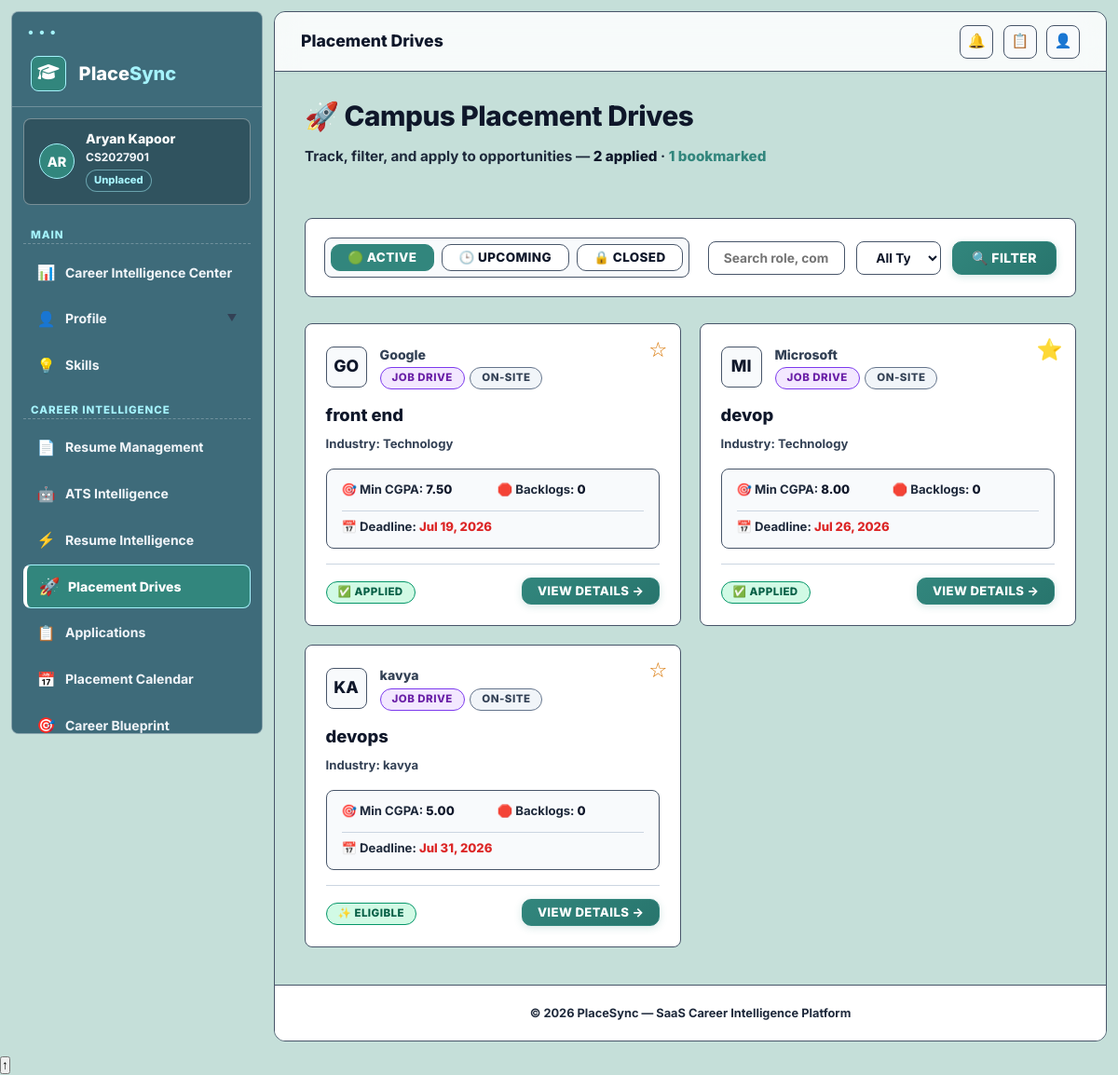
Page /student/drives/ (signed in) on the earlier database version.
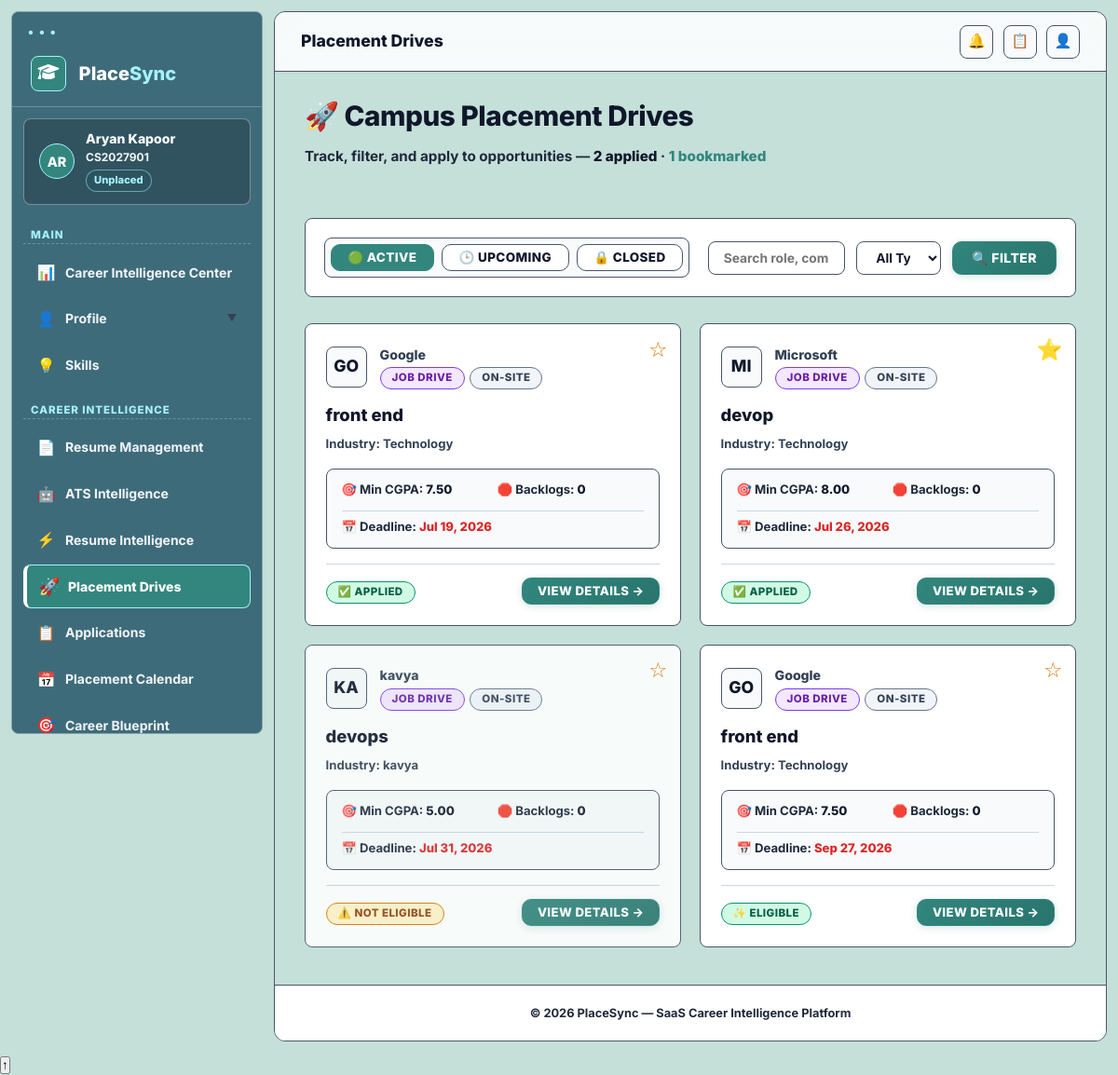
Same page on the later database version.
### placements/models.py (models this page shows, shortened)
class PlacementDrive(models.Model):
    class Status(models.TextChoices):
        UPCOMING = 'UPCOMING', 'Upcoming'
        ACTIVE = 'ACTIVE', 'Active'
        COMPLETED = 'COMPLETED', 'Completed'
    class DriveType(models.TextChoices):
        JOB = 'JOB', 'Job Drive'
        INTERNSHIP = 'INTERNSHIP', 'Internship Drive'
    college = models.ForeignKey(
        'colleges.College',
        on_delete=models.CASCADE,
        related_name='placement_drives'
    )
    company = models.ForeignKey(
        'companies.Company',
        on_delete=models.CASCADE,
        related_name='placement_drives'
    )
    role = models.CharField(max_length=255)
    drive_type = models.CharField(
        max_length=20,
        choices=DriveType.choices,
        default=DriveType.JOB
    )
    package_amount = models.DecimalField(
        max_digits=10,
        decimal_places=2,
        null=True,
        blank=True,
        help_text="Package in LPA (or Stipend per month for internships)"
    )
    job_mode = models.CharField(
        max_length=20,
        choices=[
            ('REMOTE', 'Remote'),
            ('HYBRID', 'Hybrid'),
            ('ON_SITE', 'On-site')
        ],
        default='ON_SITE'
    )
    deadline = models.DateField(null=True, blank=True)
    status = models.CharField(
        max_length=20,
        choices=Status.choices,
        default=Status.ACTIVE
    )
    min_cgpa = models.DecimalField(
        max_digits=4,
        decimal_places=2,
        default=0.00,
        help_text="Minimum CGPA required"
    )
    max_backlogs = models.PositiveIntegerField(
        default=0,
        help_text="Maximum active backlogs allowed"
    )
    eligible_departments = models.ManyToManyField(
        'departments.Department',
        related_name='eligible_drives',
        blank=True
    )
    eligible_batches = models.ManyToManyField(
        'batches.Batch',
        related_name='eligible_drives',
        blank=True
    )
    required_skills = models.TextField(
        blank=True,
        help_text="Comma-separated required skills (e.g. Python, SQL)"
    )
    selection_process = models.TextField(
        blank=True,
        help_text="Details of selection rounds (e.g. Resume Shortlisting -> Test -> Technical -> HR)"
    )
    location = models.CharField(
        max_length=255,
        blank=True,
        help_text="Job/Internship location"
    )
    class EmploymentType(models.TextChoices):
        FULL_TIME = 'FULL_TIME', 'Full Time'
        PART_TIME = 'PART_TIME', 'Part Time'
        CONTRACT = 'CONTRACT', 'Contract'
        FREELANCE = 'FREELANCE', 'Freelance'
    employment_type = models.CharField(
        max_length=20,
        choices=EmploymentType.choices,
        default=EmploymentType.FULL_TIME
    )
    vacancies = models.PositiveIntegerField(
        default=1,
        help_text="Number of open positions"
    )
    job_description = models.TextField(
        blank=True,
        help_text="Full description of the role"
    )
    responsibilities = models.TextField(
        blank=True,
        help_text="Key responsibilities for the role"
    )
    attachment = models.FileField(
        upload_to='drive_attachments/',
        blank=True,
        null=True,
        help_text="Optional supporting document (PDF, DOCX)"
    )
    created_at = models.DateTimeField(auto_now_add=True)
    class Meta:
        ordering = ['-created_at']

### companies/models.py (models this page shows, shortened)
class Company(models.Model):
    class JobMode(models.TextChoices):
        REMOTE = 'REMOTE', 'Remote'
        HYBRID = 'HYBRID', 'Hybrid'
        ON_SITE = 'ON_SITE', 'On-site'
    class VerificationStatus(models.TextChoices):
        PENDING = 'PENDING', 'Pending'
        VERIFIED = 'VERIFIED', 'Verified'
        REJECTED = 'REJECTED', 'Rejected'
    college = models.ForeignKey(
        'colleges.College',
        on_delete=models.CASCADE,
        related_name='companies'
    )
    name = models.CharField(max_length=255)
    logo = models.ImageField(upload_to='company_logos/', blank=True, null=True)
    website = models.URLField(blank=True)
    career_page = models.URLField(blank=True)
    industry = models.CharField(max_length=255, blank=True)
    company_size = models.CharField(max_length=100, blank=True, null=True)
    linkedin_url = models.URLField(blank=True, null=True)
    about_company = models.TextField(blank=True, null=True)
    registration_number = models.CharField(max_length=100, blank=True, null=True)
    hr_name = models.CharField(max_length=255, blank=True)
    hr_email = models.EmailField(blank=True)
    hr_phone = models.CharField(max_length=20, blank=True)
    hr_notes = models.TextField(blank=True, help_text="Any additional HR contact details or notes")
    location = models.CharField(max_length=255, blank=True)
    package_amount = models.DecimalField(
        max_digits=10,
        decimal_places=2,
        null=True,
        blank=True,
        help_text="Package Offered (LPA) e.g. 12.50"
    )
    stipend_amount = models.DecimalField(
        max_digits=10,
        decimal_places=2,
        null=True,
        blank=True,
        help_text="Monthly Stipend Offered e.g. 25000"
    )
    job_mode = models.CharField(
        max_length=20,
        choices=JobMode.choices,
        default=JobMode.ON_SITE
    )
    placement_history = models.TextField(
        blank=True,
        help_text="Summary of past recruits, years, and performance from this college"
    )
    verification_status = models.CharField(
        max_length=20,
        choices=VerificationStatus.choices,
        default=VerificationStatus.PENDING
    )
    is_website_verified = models.BooleanField(default=False)
    is_email_verified = models.BooleanField(default=False)
    is_career_page_verified = models.BooleanField(default=False)
    is_address_verified = models.BooleanField(default=False)
    verification_notes = models.TextField(blank=True)
    trust_score = models.PositiveIntegerField(default=0)
    created_at = models.DateTimeField(auto_now_add=True)
    updated_at = models.DateTimeField(auto_now=True)
    class Meta:
        constraints = [
            models.UniqueConstraint(
                fields=['college', 'name'],
                name='unique_college_company_name'
            ),
        ]
        ordering = ['name']

### student_portal/views.py (the view)
# urls.py: path('drives/',                           StudentDrivesView.as_view(),                name='drives'),
class StudentDrivesView(StudentRequiredMixin, View):
    template_name = 'student_portal/drives.html'
    def get(self, request, *args, **kwargs):
        student = _get_student(request)
        if not student:
            return redirect('accounts:logout')
        tab = request.GET.get('tab', 'active').strip().lower()
        q = request.GET.get('q', '').strip()
        drive_type = request.GET.get('type', '').strip()
        drives = PlacementDrive.objects.filter(college=student.college)
        if tab == 'upcoming':
            drives = drives.filter(status='UPCOMING')
        elif tab == 'closed':
            drives = drives.filter(status='COMPLETED')
        else:
            tab = 'active'
            drives = drives.filter(status='ACTIVE')
        if q:
            drives = drives.filter(
                Q(role__icontains=q) |
                Q(company__name__icontains=q) |
                Q(company__industry__icontains=q)
            )
        if drive_type:
            drives = drives.filter(drive_type=drive_type)
        drives = drives.select_related('company').order_by('deadline')
        applied_drive_ids = set(
            Application.objects.filter(student=student).values_list('drive_id', flat=True)
        )
        bookmarked_drive_ids = set(
            DriveBookmark.objects.filter(student=student).values_list('drive_id', flat=True)
        )
        drives_data = []
        for d in drives:
            eligible = True
            if student.cgpa is not None and student.cgpa < d.min_cgpa:
                eligible = False
            if d.eligible_departments.exists() and student.department not in d.eligible_departments.all():
                eligible = False
            if d.eligible_batches.exists() and student.batch not in d.eligible_batches.all():
                eligible = False
            if student.backlogs > d.max_backlogs:
                eligible = False
            if d.required_skills:
                req_skills = [s.strip().lower() for s in d.required_skills.split(',') if s.strip()]
                student_skills = [s.name.lower() for s in student.skill_entries.all()] + [s.strip().lower() for s in student.skills.split(',') if s.strip()]
                if any(rs not in student_skills for rs in req_skills):
                    eligible = False
            drives_data.append({
                'drive': d,
                'eligible': eligible,
                'applied': d.pk in applied_drive_ids,
                'bookmarked': d.pk in bookmarked_drive_ids,
            })
        return render(request, self.template_name, {
            **_base_ctx(request, student),
            'drives_data': drives_data,
            'tab': tab,
            'q': q,
            'drive_type': drive_type,
            'applied_count': len(applied_drive_ids),
            'bookmark_count': len(bookmarked_drive_ids),
        })

### student_portal/views.py (called while the page is built)
def _get_student(request):
    try:
        return request.user.student_profile
    except Student.DoesNotExist:
        return None

def _base_ctx(request, student=None):
    unread = 0
    if request.user.is_authenticated:
        unread = Notification.objects.filter(user=request.user, is_read=False).count()
    return {
        'student': student or _get_student(request),
        'unread_count': unread,
    }

    def dispatch(self, request, *args, **kwargs):
        if not request.user.is_authenticated:
            return self.handle_no_permission()
        if request.user.role != 'STUDENT':
            return redirect('dashboard:index')
        return super().dispatch(request, *args, **kwargs)

### templates/student_portal/drives.html (shortened to what the changed rows need)
{% extends 'student_portal/base.html' %}
{% block content %}
<div class="sp-page-header">
  <div>
    <h1 class="sp-page-title">🚀 Campus Placement Drives</h1>
  </div>
</div>
{% if drives_data %}
<div class="sp-drives-grid" style="display:grid;grid-template-columns:repeat(auto-fill,minmax(320px,1fr));gap:1.25rem;">
  {% for item in drives_data %}
  {% with drive=item.drive %}
  <div class="sp-drive-card" style="background:#FFFFFF !important;border:1.5px solid #475569 !important;border-radius:8px;padding:1.35rem;display:flex;flex-direction:column;gap:1rem;position:relative;transition:all 0.2s ease-in-out;{% if not item.eligible and not item.applied %}opacity:.88;{% endif %}">
    <form method="post" action="{% url 'student_portal:bookmark_toggle' drive.pk %}" style="position:absolute;top:.85rem;right:.85rem;margin:0;">
      <button type="submit" style="background:none;border:none;font-size:1.4rem;cursor:pointer;outline:none;color:#D97706 !important;" title="{% if item.bookmarked %}Remove Bookmark{% else %}Bookmark Drive{% endif %}">
        {% if item.bookmarked %}⭐{% else %}☆{% endif %}
      </button>
    </form>
    <div class="sp-drive-company" style="display:flex;align-items:center;gap:.875rem;">
      <div class="sp-drive-company-logo" style="width:44px;height:44px;background:#F8FAFC !important;border:1.5px solid #475569 !important;border-radius:8px;display:flex;align-items:center;justify-content:center;font-weight:800;font-size:1.1rem;color:#0F172A !important;">
        {{ drive.company.name|slice:":2"|upper }}
      </div>
      <div>
        <div class="sp-drive-company-name" style="font-size:.88rem;color:#334155 !important;font-weight:800;margin-bottom:.2rem;">{{ drive.company.name }}</div>
        <div style="display:flex;gap:.35rem;align-items:center;">
          <span class="sp-badge {% if drive.drive_type == 'JOB' %}sp-badge-violet{% else %}sp-badge-sky{% endif %}">
            {{ drive.get_drive_type_display }}
          </span>
          <span class="sp-badge sp-badge-gray">{{ drive.get_job_mode_display }}</span>
        </div>
      </div>
    </div>
    <div>
      <h3 style="font-size:1.15rem;font-weight:800;color:#0F172A !important;margin-bottom:.35rem;line-height:1.3;">{{ drive.role }}</h3>
      <span style="font-size:.82rem;color:#334155 !important;font-weight:700;">Industry: {{ drive.company.industry|default:"Technology" }}</span>
    </div>
    <div style="font-size:.82rem;color:#1E293B !important;font-weight:700;background:#F8FAFC !important;border:1.5px solid #475569 !important;border-radius:8px;padding:.75rem 1rem;display:grid;grid-template-columns:1fr 1fr;gap:.6rem;">
      <div>🎯 Min CGPA: <strong style="color:#0F172A !important;font-weight:800;">{{ drive.min_cgpa }}</strong></div>
      <div>🛑 Backlogs: <strong style="color:#0F172A !important;font-weight:800;">{{ drive.max_backlogs }}</strong></div>
      <div style="grid-column: span 2;border-top:1.5px solid #CBD5E1;padding-top:.45rem;margin-top:.15rem;color:#1E293B !important;">
        📅 Deadline: <strong style="color:#DC2626 !important;font-weight:800;">{% if drive.deadline %}{{ drive.deadline|date:"M d, Y" }}{% else %}N/A{% endif %}</strong>
      </div>
    </div>
    <div style="display:flex;justify-content:space-between;align-items:center;margin-top:auto;border-top:1.5px solid #CBD5E1;padding-top:.875rem;">
      <div>
        {% if item.applied %}
          <span class="sp-badge sp-badge-green">✅ Applied</span>
        {% elif not item.eligible %}
          <span class="sp-badge sp-badge-amber" title="Check reasons on details page">⚠️ Not Eligible</span>
        {% else %}
          <span class="sp-badge sp-badge-green">✨ Eligible</span>
        {% endif %}
      </div>
      <a href="{% url 'student_portal:drive_detail' drive.pk %}" class="sp-btn sp-btn-primary sp-btn-xs" style="padding:.45rem 1rem;font-size:.82rem;font-weight:800;">View Details →</a>
    </div>
  </div>
  {% endwith %}
  {% endfor %}
</div>
{% endif %}
{% endblock %}

Differences in the rows shown:
changed PlacementDrive "devops": text "✨ ELIGIBLE" → "⚠️ NOT ELIGIBLE"
added PlacementDrive: drive.company.name "GO", drive.company.name "Google", drive.drive_type "JOB DRIVE", drive.job_mode "ON-SITE", drive.role "front end", drive.company.industry "Technology", drive.min_cgpa "7.50", drive.max_backlogs "0", drive.deadline "Sep 27, 2026", shows "✨ ELIGIBLE"
